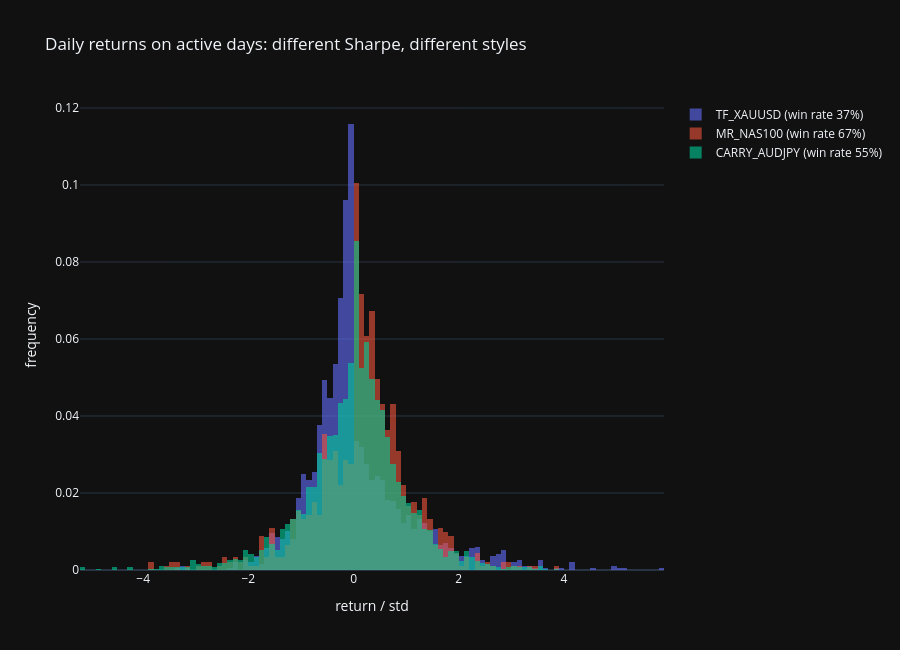

Source (notebook cell):
### Markdown cell above
Sharpe ratios from 0.24 to 1.33 in this sample (the true ones are 0.24 to 0.94: the difference is sampling noise), very different shapes: trend following wins on about 4 days out of 10, with wins about twice as large as losses; mean reversion wins on 2 days out of 3, with losses about 1.5 times as large as wins. Below, the distribution of daily returns on the days in the market (each series scaled to unit volatility to compare shapes).

### Code cell
fig = go.Figure()
for name in ["TF_XAUUSD", "MR_NAS100", "CARRY_AUDJPY"]:
    on = raw[name][raw[name] != 0]
    fig.add_histogram(x=on / on.std(), name=f"{name} (win rate {(on > 0).mean():.0%})", opacity=0.6,
                      histnorm="probability", xbins=dict(start=-6, end=6, size=0.1))
fig.update_layout(title="Daily returns on active days: different Sharpe, different styles", barmode="overlay",
                  xaxis_title="return / std", yaxis_title="frequency", height=650).show()

### Figure 1 — Plotly figure (JSON) as saved in the notebook; plotly's stock layout.template omitted (floating-point values rounded to 4 significant figures; data arrays with more than 128 entries replaced by an {"elided": "..."} marker saying what was removed)
{"data": [{"histnorm": "probability", "name": "TF_XAUUSD (win rate 37%)", "opacity": 0.6, "type": "histogram", "x": {"elided": "1966 float values"}, "xbins": {"end": 6, "size": 0.1, "start": -6}}, {"histnorm": "probability", "name": "MR_NAS100 (win rate 67%)", "opacity": 0.6, "type": "histogram", "x": {"elided": "907 float values"}, "xbins": {"end": 6, "size": 0.1, "start": -6}}, {"histnorm": "probability", "name": "CARRY_AUDJPY (win rate 55%)", "opacity": 0.6, "type": "histogram", "x": {"elided": "2701 float values"}, "xbins": {"end": 6, "size": 0.1, "start": -6}}], "layout": {"barmode": "overlay", "height": 650, "title": {"text": "Daily returns on active days: different Sharpe, different styles"}, "xaxis": {"title": {"text": "return / std"}}, "yaxis": {"title": {"text": "frequency"}}}}
